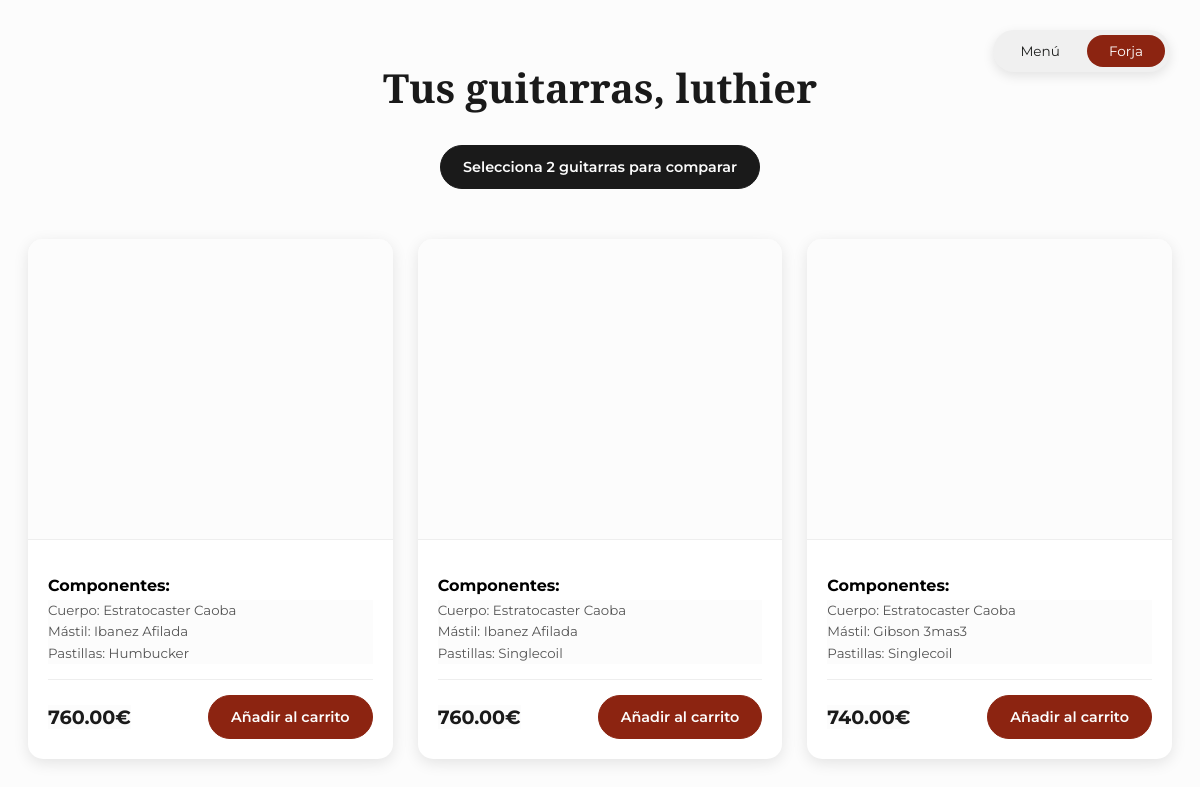
Page /frontend/creacion-de-guitarras/galeria/galeria.php (signed in) on the committed database.
### tables this page shows
CREATE TABLE `guitarra_usuario` (
  `id_guitarra_usuario` int(11) NOT NULL,
  `id_usuario` int(11) NOT NULL,
  `id_forma_color` int(11) NOT NULL,
  `id_pastilla_modelo` int(11) NOT NULL,
  `id_mastil` int(11) NOT NULL,
  `fecha_creacion` datetime DEFAULT current_timestamp()
);

CREATE TABLE `forma_color` (
  `id_forma_color` int(11) NOT NULL,
  `id_forma_base` int(11) NOT NULL,
  `color` varchar(50) NOT NULL,
  `descripcion` varchar(255) DEFAULT NULL,
  `referencia_glb` varchar(255) NOT NULL,
  `precio` decimal(10,2) NOT NULL,
  `unidades` int(11) NOT NULL
);

CREATE TABLE `mastil` (
  `id_mastil` int(11) NOT NULL,
  `nombre` varchar(100) NOT NULL,
  `descripcion` text DEFAULT NULL,
  `imagen` varchar(255) DEFAULT NULL,
  `referencia_glb` varchar(255) DEFAULT NULL,
  `precio` decimal(10,2) DEFAULT 0.00,
  `forma_clavijero` varchar(100) DEFAULT NULL,
  `stock` int(11) DEFAULT 0
);

CREATE TABLE `pastilla_modelo` (
  `id_pastilla_modelo` int(11) NOT NULL,
  `id_forma_base` int(11) NOT NULL,
  `tipo` enum('humbucker','singlecoil') NOT NULL,
  `referencia_glb` varchar(255) NOT NULL,
  `imagen_pastillas` varchar(255) NOT NULL
);

### frontend/creacion-de-guitarras/galeria/galeria.php (the view, shortened to what this page needs)
<?php
require_once "../../../backend/php/conexion.php";
$id_user = $_SESSION['id_usuario'];
$sql = "SELECT gu.id_guitarra_usuario,
            fc.referencia_glb AS glb_forma,
            fc.descripcion AS nombre_forma,
            fc.precio AS precio_forma,
            m.referencia_glb AS glb_mastil,
            m.nombre AS nombre_mastil,
            m.precio AS precio_mastil,
            pm.referencia_glb AS glb_pastillas,
            pm.tipo AS nombre_pastillas
        FROM guitarra_usuario gu
        JOIN forma_color fc ON gu.id_forma_color = fc.id_forma_color
        JOIN mastil m ON gu.id_mastil = m.id_mastil
        JOIN pastilla_modelo pm ON gu.id_pastilla_modelo = pm.id_pastilla_modelo
        WHERE gu.id_usuario = '$id_user'";
$resultado = mysqli_query($conn, $sql);
?>
<!DOCTYPE html>
<html lang="es">
<head>
    <link rel="stylesheet" href="galeria.css">
    <link rel="stylesheet" href="https://cdn.jsdelivr.net/npm/notyf@3/notyf.min.css">
</head>
<body>
    <nav class="pildora-superior">
        <a href="../home/creacionGuitarras.html" class="btn-pildora">Menú</a>
        <a href="#" class="btn-pildora activo">Forja</a>
    </nav>
    <h1 class="titulo-galeria">Tus guitarras, luthier</h1>
    <div id="seccion-ia" style="max-width: 900px; margin: 0 auto 30px; text-align: center;">
        <button type="button" id="btn-comparar-maestro" class="btn-carrito" style="background-color: #1a1a1a; border-color: #1a1a1a;">
            Selecciona 2 guitarras para comparar
        </button>
    </div>
    <div class="galeria-grid">
        <?php if (mysqli_num_rows($resultado) > 0): ?>
            <?php while ($row = mysqli_fetch_assoc($resultado)): ?>
                <?php $precio_total = $row['precio_forma'] + $row['precio_mastil']; ?>
                <div class="card-guitarra" id="card-<?php echo $row['id_guitarra_usuario']; ?>" onclick="seleccionarParaComparar(this)">
                    <div class="canvas-container"
                        data-forma="<?php echo $row['glb_forma']; ?>"
                        data-mastil="<?php echo $row['glb_mastil']; ?>"
                        data-pastillas="<?php echo $row['glb_pastillas']; ?>">
                    </div>
                    <div class="info-guitarra">
                        <p><strong>Componentes:</strong></p>
                        <small>
                            Cuerpo: <span class="val-cuerpo"><?php echo $row['nombre_forma']; ?></span><br>
                            Mástil: <span class="val-mastil"><?php echo $row['nombre_mastil']; ?></span><br>
                            Pastillas: <span class="val-pastillas"><?php echo ucfirst($row['nombre_pastillas']); ?></span>
                        </small>
                        <hr>
                        <div class="compra-contenedor">
                            <span class="precio"><span><?php echo number_format($precio_total, 2); ?></span>€</span>
                            <button type="button" class="btn-carrito btn-add-cart"
                                    data-id="<?php echo $row['id_guitarra_usuario']; ?>"
                                    data-precio="<?php echo $precio_total; ?>">
                                Añadir al carrito
                            </button>
                        </div>
                    </div>
                </div>
            <?php endwhile; ?>
        <?php else: ?>
            <p style="text-align:center; font-family: 'Montserrat'; width: 100%; grid-column: 1 / -1;">No tienes guitarras guardadas todavía.</p>
        <?php endif; ?>
    </div>
</body>
</html>

### frontend/creacion-de-guitarras/galeria/galeria.css (style rules this page uses)
body, .info-guitarra small, .btn-carrito, .precio { font-family: 'Montserrat', sans-serif; background-color: #fcfcfc; }
.galeria-grid { display: grid; grid-template-columns: repeat(auto-fill, minmax(300px, 1fr)); gap: 25px; padding: 20px; }
.titulo-galeria { font-family: 'Playfair Display', serif; font-size: 2.5rem; text-align: center; margin: 60px 0 30px; color: #1a1a1a; }
.card-guitarra { background: #fff; border-radius: 15px; box-shadow: 0 4px 15px rgba(0,0,0,0.1); overflow: hidden; display: flex; flex-direction: column; height: 520px; transition: transform 0.3s ease; }
.canvas-container { width: 100%; height: 320px; background: #fcfcfc; }
.info-guitarra { padding: 20px; display: flex; flex-direction: column; justify-content: space-between; flex-grow: 1; border-top: 1px solid #eee; }
.info-guitarra p { margin-bottom: 5px; font-weight: 700; }
.info-guitarra small { color: #555; line-height: 1.6; }
hr { border: 0; border-top: 1px solid #eee; margin: 15px 0; }
.compra-contenedor { display: flex; justify-content: space-between; align-items: center; gap: 10px; }
.precio { font-weight: 700; color: #1a1a1a; font-size: 1.2rem; }
.btn-carrito { background-color: #8c2411; color: #fcfcfc; padding: 12px 22px; border-radius: 30px; font-size: 0.9rem; border: 1px solid #8c2411; cursor: pointer; font-weight: 600; transition: all 0.3s ease; white-space: nowrap; }
.pildora-superior { position: fixed; top: 30px; right: 30px; display: inline-flex; background: #f0f0f0; padding: 5px; border-radius: 999px; gap: 5px; z-index: 1000; box-shadow: 0 4px 12px rgba(0,0,0,0.1); }
.btn-pildora { padding: 8px 22px; border-radius: 999px; text-decoration: none; color: #1E1F1E; font-family: 'Montserrat', sans-serif; font-size: 0.85rem; transition: all 0.3s ease; }
.btn-pildora.activo { background-color: #8C2411; color: #ffffff; }

### rows in the picture
guitarra_usuario: id_forma_color.descripcion "Estratocaster Caoba", id_mastil.nombre "Ibanez Afilada", id_pastilla_modelo.tipo "Humbucker", id_forma_color.precio "760.00"
guitarra_usuario: id_forma_color.descripcion "Estratocaster Caoba", id_mastil.nombre "Ibanez Afilada", id_pastilla_modelo.tipo "Singlecoil", id_forma_color.precio "760.00"
guitarra_usuario: id_forma_color.descripcion "Estratocaster Caoba", id_mastil.nombre "Gibson 3mas3", id_pastilla_modelo.tipo "Singlecoil", id_forma_color.precio "740.00"
